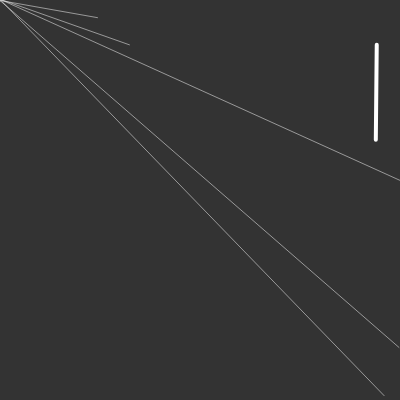
Frame 1 (no input)
Frame 60 (no input): identical to frame 1, image omitted
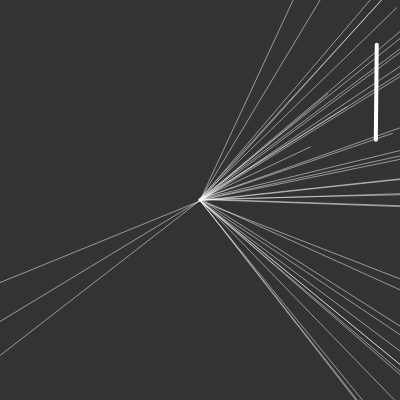
Frame 120 (the mouse pressed at the canvas centre since frame 60)

The p5.js sketch that drew these frames (run headless with seeded random() and noise() and a simulated clock; from frame 60 on, the mouse is pressed at the canvas centre):

// p5.js sketch
// ── sketch.js
let l1, l2;

let rays = [];

function calculateT(x1, x2, x3, x4, y1, y2, y3, y4) {
  const dx = (x1 - x3) * (y3 - y4) - (y1 - y3) * (x3 - x4);
  const dy = (x1 - x2) * (y3 - y4) - (y1 - y2) * (x3 - x4);

  return dx / dy;
}

function calculateU(x1, x2, x3, x4, y1, y2, y3, y4) {
  const dx = (x1 - x3) * (y1 - y2) - (y1 - y3) * (x1 - x2);
  const dy = (x1 - x2) * (y3 - y4) - (y1 - y2) * (x3 - x4);

  return dx / dy;
}

function setup() {
  createCanvas(400, 400);

  for (let i = 0; i < 360; i += 3) {
    const x = sin(radians(i));
    const y = cos(radians(i));
    rays.push([x, y, random(-1, 1) * width, random(-1, 1) * height]);
  }

  l1 = {
    x: createVector(random(width), random(height)),
    y: createVector(random(width), random(height)),
  };
  l2 = {
    x: createVector(random(width), random(height)),
    y: createVector(random(width), random(height)),
  };

  const t = calculateT(
    l1.x.x,
    l1.y.x,
    l2.x.x,
    l2.y.x,
    l1.x.y,
    l1.y.y,
    l2.x.y,
    l2.y.y
  );
  const u = calculateU(
    l1.x.x,
    l1.y.x,
    l2.x.x,
    l2.y.x,
    l1.x.y,
    l1.y.y,
    l2.x.y,
    l2.y.y
  );

  console.log(t, u);
}

function draw() {
  background(51);

  stroke(255);
  strokeWeight(4);
  line(l1.x.x, l1.x.y, l1.y.x, l1.y.y);
  // line(l2.x.x, l2.x.y, l2.y.x, l2.y.y);

  push();
  translate(mouseX, mouseY);
  for (const ray of rays) {
    strokeWeight(0.5);

    // is intersecting:
    const t = calculateT(
      mouseX,
      ray[2] + mouseY,
      l1.x.x,
      l1.y.x,
      mouseY,
      ray[3] + mouseY,
      l1.x.y,
      l1.y.y
    );
    const u = calculateU(
      mouseX,
      ray[2] + mouseX,
      l1.x.x,
      l1.y.x,
      mouseY,
      ray[3] + mouseY,
      l1.x.y,
      l1.y.y
    );

    // console.log(t, u);
    if ((t >= 0 && t <= 1) || (u >= 0 && u <= 1)) {
      line(ray[0], ray[1], ray[2], ray[3]);
    }
  }
  pop();

  // noLoop();
}
